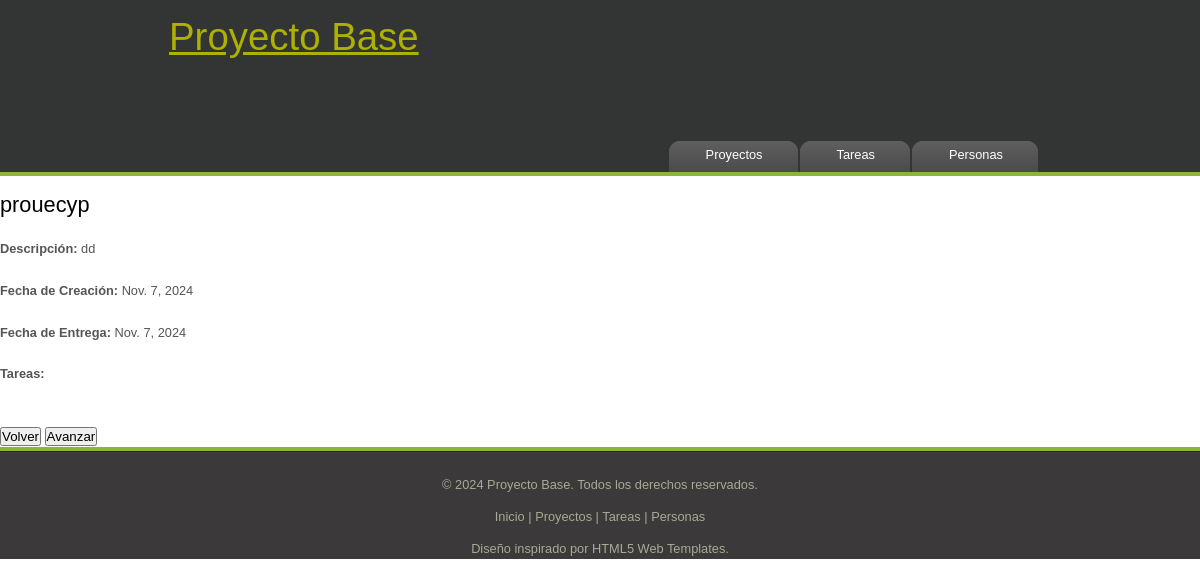
Page /appGP/proyectos/4/ on the earlier database version.
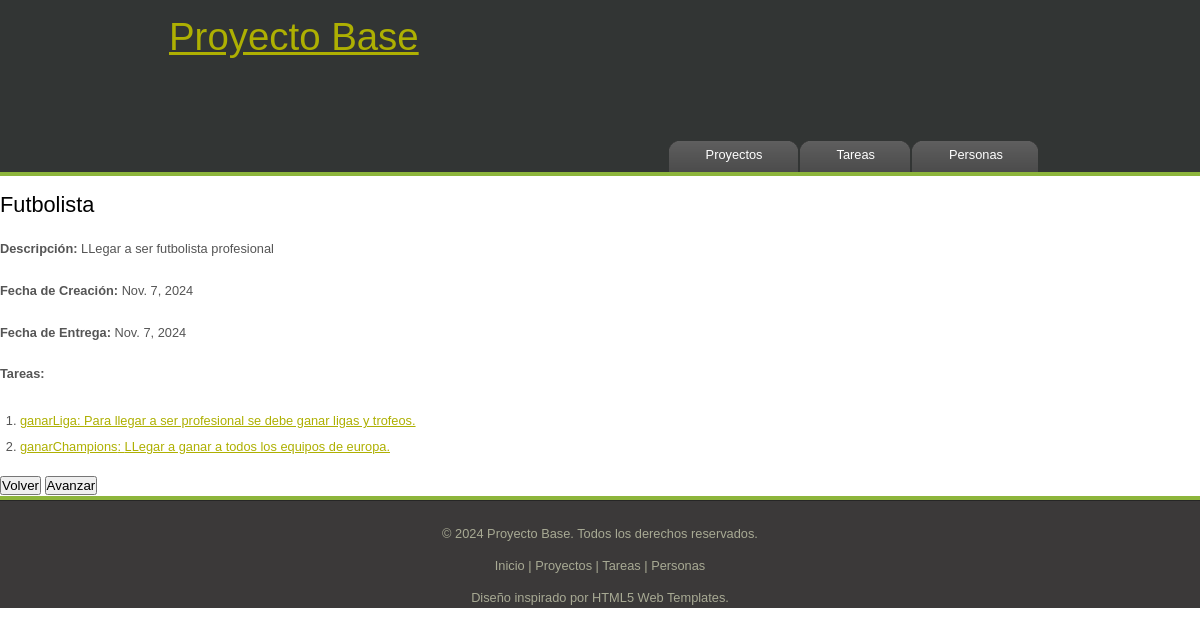
Same page on the later database version.
### appGP/models.py (models this page shows, shortened)
class Proyecto(models.Model):
    nombre = models.CharField(max_length=100)
    descripcion = models.TextField()
    fecha_creacion = models.DateField()
    fecha_entrega = models.DateField(null=True, blank=True)
    presupuesto = models.DecimalField(max_digits=100, decimal_places=2, null=True, blank=True)
    estado = models.CharField(
        max_length=50,
        choices=[('active', 'Activo'), ('completed', 'Completado'), ('paused', 'En pausa')],
        default='active'
    )

class Tarea(models.Model):
    nombre = models.CharField(max_length=100)
    descripcion = models.TextField()
    fecha_creacion = models.DateField()
    fecha_entrega = models.DateField(null=True, blank=True)
    proyecto = models.ForeignKey(Proyecto, related_name='tareas', on_delete=models.CASCADE)
    tiempo_estimado = models.DurationField(null=True, blank=True)  # Duración estimada en formato hh:mm:ss
    prioridad = models.CharField(
        max_length=20,
        choices=[('Urgent', 'Urgente'), ('Normal', 'Normal'), ('Optional', 'Opcional')],
        default='Normal'
    )

### appGP/views.py (the view)
# urls.py: path('proyectos/<int:id_proyecto>/', views.detalleProyecto, name='detalleProyecto'),
def detalleProyecto(request, id_proyecto):
    try:
        proyecto = Proyecto.objects.get(pk=id_proyecto)
        tareas = proyecto.tareas.all()
        cadenaDeTexto = f"{proyecto.nombre} - Descripción: {proyecto.descripcion} - Fecha Creacion: {proyecto.fecha_creacion} - Fecha Entrega: {proyecto.fecha_entrega} - Presupuesto: {proyecto.presupuesto}  - Estado del Proyecto: {proyecto.estado}\n"
        if tareas.exists():
            cadenaDeTexto += "Tareas:\n"
            for tarea in tareas:
                cadenaDeTexto += f"- {tarea.nombre}, Fecha de entrega: {tarea.fecha_entrega}\n"
        else:
            cadenaDeTexto += "No hay tareas asociadas a este proyecto."
        context = {'p' : proyecto, 'tareas':tareas}
        return render(request,'vistaproyectos.html',context)
    except Proyecto.DoesNotExist:
        return HttpResponseNotFound("Proyecto no encontrado")

### appGP/templates/vistaproyectos.html
{% extends "base.html" %}
{% block menu %}
    <ul id="menu">
        <li><a href="{% url 'listaP' %}">Proyectos</a></li>
        <li><a href="{% url 'listaT' %}">Tareas</a></li>
        <li><a href="{% url 'listaPer' %}">Personas</a></li>
    </ul>
{% endblock  %}
{% block title %}
    <h1>{{ p.nombre }}</h1>
{% endblock %}
{% block content %}
    <p><strong>Descripción:</strong> {{ p.descripcion }}</p>
    <p><strong>Fecha de Creación:</strong> {{ p.fecha_creacion }}</p>
    <p><strong>Fecha de Entrega:</strong> {{ p.fecha_entrega }}</p>
    <p><strong>Tareas:</strong></p>
    <ol>
        {% for tar in tareas %}
        <li>
            <a href="{% url 'detalleTarea' tar.id %}">{{ tar.nombre }}: {{ tar.descripcion }}</a>
        </li>
        {% endfor %}
    </ol>
{% endblock %}

Differences in the rows shown:
changed Proyecto: nombre "prouecyp" → "Futbolista"; descripcion "dd" → "LLegar a ser futbolista profesional"
added Tarea: nombre "ganarLiga", descripcion "Para llegar a ser profesional se debe ganar ligas y trofeos."
added Tarea: nombre "ganarChampions", descripcion "LLegar a ganar a todos los equipos de europa."
